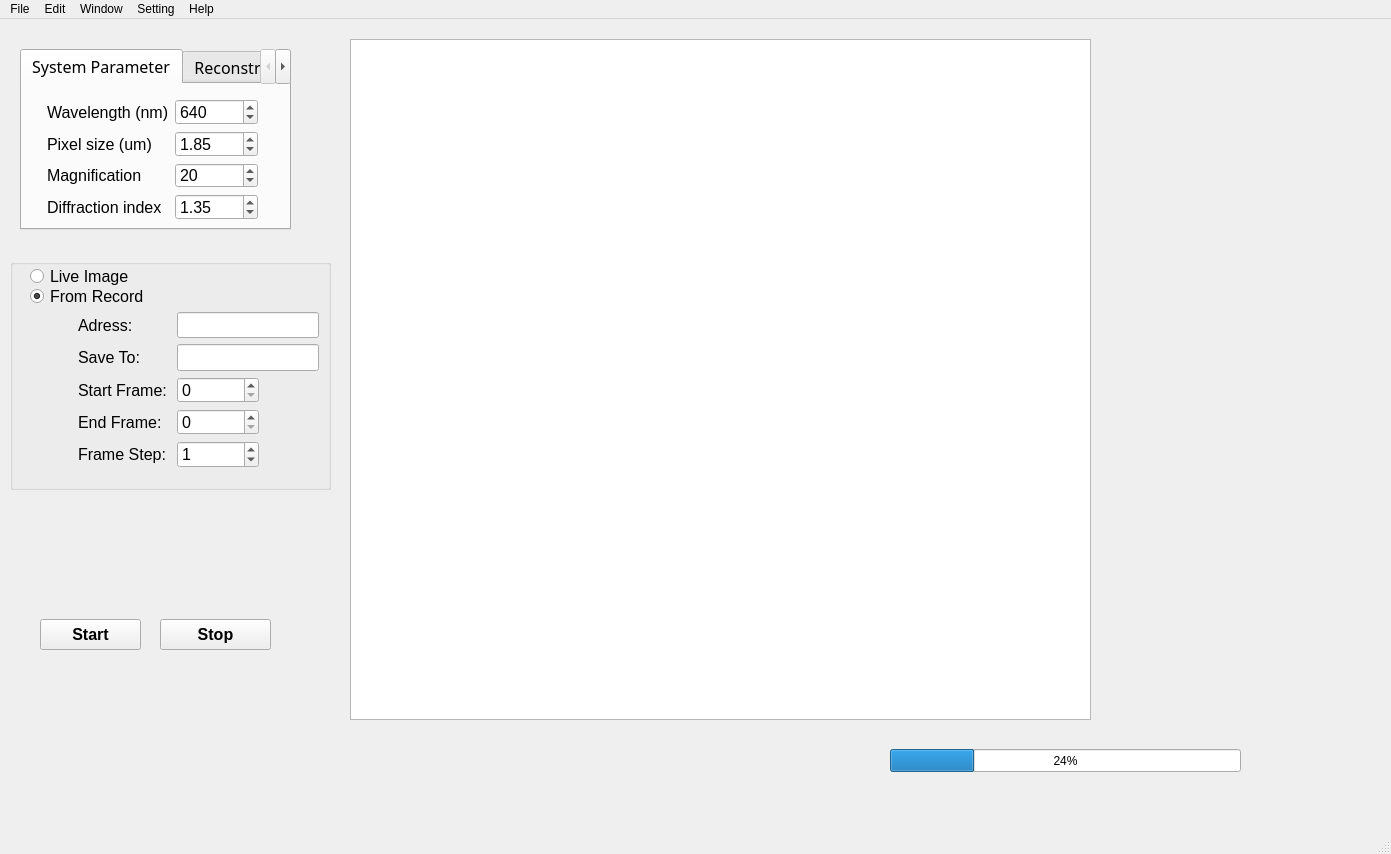
<?xml version="1.0" encoding="UTF-8"?>
<ui version="4.0">
 <class>MainWindow</class>
 <widget class="QMainWindow" name="MainWindow">
  <property name="geometry">
   <rect>
    <x>0</x>
    <y>0</y>
    <width>1391</width>
    <height>854</height>
   </rect>
  </property>
  <property name="sizePolicy">
   <sizepolicy hsizetype="Preferred" vsizetype="Preferred">
    <horstretch>0</horstretch>
    <verstretch>0</verstretch>
   </sizepolicy>
  </property>
  <property name="windowTitle">
   <string>MainWindow</string>
  </property>
  <widget class="QWidget" name="centralwidget">
   <widget class="QGraphicsView" name="graphicsView">
    <property name="geometry">
     <rect>
      <x>350</x>
      <y>20</y>
      <width>741</width>
      <height>681</height>
     </rect>
    </property>
    <property name="minimumSize">
     <size>
      <width>511</width>
      <height>491</height>
     </size>
    </property>
   </widget>
   <widget class="QProgressBar" name="progressBar">
    <property name="geometry">
     <rect>
      <x>890</x>
      <y>730</y>
      <width>351</width>
      <height>23</height>
     </rect>
    </property>
    <property name="value">
     <number>24</number>
    </property>
   </widget>
   <widget class="QTabWidget" name="SystemParameter_2">
    <property name="geometry">
     <rect>
      <x>20</x>
      <y>30</y>
      <width>271</width>
      <height>181</height>
     </rect>
    </property>
    <property name="font">
     <font>
      <family>Agency FB</family>
      <pointsize>12</pointsize>
     </font>
    </property>
    <property name="currentIndex">
     <number>0</number>
    </property>
    <widget class="QWidget" name="SystemParameter">
     <attribute name="title">
      <string>System Parameter</string>
     </attribute>
     <widget class="QWidget" name="formLayoutWidget">
      <property name="geometry">
       <rect>
        <x>20</x>
        <y>10</y>
        <width>221</width>
        <height>131</height>
       </rect>
      </property>
      <layout class="QFormLayout" name="Formatlayout">
       <property name="leftMargin">
        <number>5</number>
       </property>
       <property name="topMargin">
        <number>5</number>
       </property>
       <property name="rightMargin">
        <number>5</number>
       </property>
       <property name="bottomMargin">
        <number>5</number>
       </property>
       <item row="0" column="0">
        <widget class="QLabel" name="wavelength_Label">
         <property name="font">
          <font>
           <family>Arial</family>
           <pointsize>12</pointsize>
          </font>
         </property>
         <property name="frameShape">
          <enum>QFrame::NoFrame</enum>
         </property>
         <property name="text">
          <string>Wavelength (nm)</string>
         </property>
        </widget>
       </item>
       <item row="0" column="1">
        <widget class="QDoubleSpinBox" name="wavelengthDoubleSpinBox">
         <property name="font">
          <font>
           <family>Arial</family>
           <pointsize>12</pointsize>
          </font>
         </property>
         <property name="decimals">
          <number>0</number>
         </property>
         <property name="minimum">
          <double>300.000000000000000</double>
         </property>
         <property name="maximum">
          <double>1300.000000000000000</double>
         </property>
         <property name="singleStep">
          <double>10.000000000000000</double>
         </property>
         <property name="value">
          <double>640.000000000000000</double>
         </property>
        </widget>
       </item>
       <item row="1" column="0">
        <widget class="QLabel" name="pixelSize_Label">
         <property name="font">
          <font>
           <family>Arial</family>
           <pointsize>12</pointsize>
          </font>
         </property>
         <property name="text">
          <string>Pixel size (um)</string>
         </property>
        </widget>
       </item>
       <item row="1" column="1">
        <widget class="QDoubleSpinBox" name="pixelSizeDoubleSpinBox">
         <property name="font">
          <font>
           <family>Arial</family>
           <pointsize>12</pointsize>
          </font>
         </property>
         <property name="minimum">
          <double>0.100000000000000</double>
         </property>
         <property name="maximum">
          <double>30.000000000000000</double>
         </property>
         <property name="singleStep">
          <double>0.010000000000000</double>
         </property>
         <property name="value">
          <double>1.850000000000000</double>
         </property>
        </widget>
       </item>
       <item row="2" column="0">
        <widget class="QLabel" name="magnification_Label">
         <property name="font">
          <font>
           <family>Arial</family>
           <pointsize>12</pointsize>
          </font>
         </property>
         <property name="text">
          <string>Magnification</string>
         </property>
        </widget>
       </item>
       <item row="2" column="1">
        <widget class="QDoubleSpinBox" name="magnificationDoubleSpinBox">
         <property name="font">
          <font>
           <family>Arial</family>
           <pointsize>12</pointsize>
          </font>
         </property>
         <property name="decimals">
          <number>0</number>
         </property>
         <property name="minimum">
          <double>1.000000000000000</double>
         </property>
         <property name="maximum">
          <double>200.000000000000000</double>
         </property>
         <property name="value">
          <double>20.000000000000000</double>
         </property>
        </widget>
       </item>
       <item row="3" column="0">
        <widget class="QLabel" name="diffractionIndex_Label">
         <property name="font">
          <font>
           <family>Arial</family>
           <pointsize>12</pointsize>
          </font>
         </property>
         <property name="text">
          <string>Diffraction index</string>
         </property>
        </widget>
       </item>
       <item row="3" column="1">
        <widget class="QDoubleSpinBox" name="diffractionIndexDoubleSpinBox">
         <property name="font">
          <font>
           <family>Arial</family>
           <pointsize>12</pointsize>
          </font>
         </property>
         <property name="maximum">
          <double>2.000000000000000</double>
         </property>
         <property name="singleStep">
          <double>0.010000000000000</double>
         </property>
         <property name="value">
          <double>1.350000000000000</double>
         </property>
        </widget>
       </item>
      </layout>
     </widget>
    </widget>
    <widget class="QWidget" name="Reconstruction">
     <attribute name="title">
      <string>Reconstruction</string>
     </attribute>
     <widget class="QWidget" name="formLayoutWidget_2">
      <property name="geometry">
       <rect>
        <x>20</x>
        <y>20</y>
        <width>451</width>
        <height>169</height>
       </rect>
      </property>
      <layout class="QFormLayout" name="formLayout">
       <item row="0" column="0">
        <widget class="QLabel" name="reconstruction_Label">
         <property name="font">
          <font>
           <family>Arial</family>
           <pointsize>12</pointsize>
          </font>
         </property>
         <property name="text">
          <string>Reconstruction</string>
         </property>
        </widget>
       </item>
       <item row="0" column="1">
        <widget class="QCheckBox" name="reconstructionCheckBox"/>
       </item>
       <item row="1" column="0">
        <widget class="QLabel" name="range_Label">
         <property name="font">
          <font>
           <family>Arial</family>
           <pointsize>12</pointsize>
          </font>
         </property>
         <property name="text">
          <string>Range (um)</string>
         </property>
        </widget>
       </item>
       <item row="1" column="1">
        <widget class="QDoubleSpinBox" name="rangeDoubleSpinBox">
         <property name="decimals">
          <number>1</number>
         </property>
         <property name="maximum">
          <double>99999999999.000000000000000</double>
         </property>
         <property name="singleStep">
          <double>0.100000000000000</double>
         </property>
        </widget>
       </item>
       <item row="2" column="0">
        <widget class="QLabel" name="startPointUm_Label">
         <property name="font">
          <font>
           <family>Arial</family>
           <pointsize>12</pointsize>
          </font>
         </property>
         <property name="text">
          <string>Start Point(um)</string>
         </property>
        </widget>
       </item>
       <item row="2" column="1">
        <widget class="QDoubleSpinBox" name="startPointUmDoubleSpinBox">
         <property name="decimals">
          <number>1</number>
         </property>
         <property name="maximum">
          <double>999999999999.000000000000000</double>
         </property>
         <property name="singleStep">
          <double>0.100000000000000</double>
         </property>
        </widget>
       </item>
       <item row="3" column="0">
        <widget class="QLabel" name="stepUm_Label">
         <property name="font">
          <font>
           <family>Arial</family>
           <pointsize>12</pointsize>
          </font>
         </property>
         <property name="text">
          <string>Step (um)</string>
         </property>
        </widget>
       </item>
       <item row="3" column="1">
        <widget class="QDoubleSpinBox" name="stepUmDoubleSpinBox">
         <property name="decimals">
          <number>1</number>
         </property>
         <property name="maximum">
          <double>999900000000.000000000000000</double>
         </property>
         <property name="singleStep">
          <double>0.100000000000000</double>
         </property>
         <property name="value">
          <double>1.000000000000000</double>
         </property>
        </widget>
       </item>
      </layout>
     </widget>
    </widget>
   </widget>
   <widget class="QGroupBox" name="groupBox">
    <property name="geometry">
     <rect>
      <x>10</x>
      <y>240</y>
      <width>321</width>
      <height>231</height>
     </rect>
    </property>
    <property name="font">
     <font>
      <family>Arial</family>
      <pointsize>12</pointsize>
     </font>
    </property>
    <property name="title">
     <string/>
    </property>
    <widget class="QWidget" name="formLayoutWidget_3">
     <property name="geometry">
      <rect>
       <x>20</x>
       <y>50</y>
       <width>293</width>
       <height>161</height>
      </rect>
     </property>
     <layout class="QFormLayout" name="formLayout_2">
      <property name="sizeConstraint">
       <enum>QLayout::SetDefaultConstraint</enum>
      </property>
      <property name="fieldGrowthPolicy">
       <enum>QFormLayout::FieldsStayAtSizeHint</enum>
      </property>
      <property name="formAlignment">
       <set>Qt::AlignRight|Qt::AlignTop|Qt::AlignTrailing</set>
      </property>
      <property name="horizontalSpacing">
       <number>6</number>
      </property>
      <property name="leftMargin">
       <number>2</number>
      </property>
      <property name="topMargin">
       <number>3</number>
      </property>
      <property name="rightMargin">
       <number>10</number>
      </property>
      <property name="bottomMargin">
       <number>2</number>
      </property>
      <item row="0" column="0">
       <widget class="QLabel" name="adress_Label">
        <property name="text">
         <string>Adress: </string>
        </property>
       </widget>
      </item>
      <item row="0" column="1">
       <widget class="QLineEdit" name="adressLineEdit"/>
      </item>
      <item row="1" column="0">
       <widget class="QLabel" name="saveTo_Label">
        <property name="text">
         <string>Save To:</string>
        </property>
       </widget>
      </item>
      <item row="1" column="1">
       <widget class="QLineEdit" name="saveToLineEdit"/>
      </item>
      <item row="2" column="0">
       <widget class="QLabel" name="startLabel">
        <property name="text">
         <string>Start Frame:</string>
        </property>
       </widget>
      </item>
      <item row="2" column="1">
       <widget class="QDoubleSpinBox" name="startDoubleSpinBox">
        <property name="sizePolicy">
         <sizepolicy hsizetype="Minimum" vsizetype="Minimum">
          <horstretch>0</horstretch>
          <verstretch>0</verstretch>
         </sizepolicy>
        </property>
        <property name="decimals">
         <number>0</number>
        </property>
        <property name="maximum">
         <double>10000000000000000000.000000000000000</double>
        </property>
       </widget>
      </item>
      <item row="3" column="0">
       <widget class="QLabel" name="endLabel">
        <property name="text">
         <string>End Frame: </string>
        </property>
       </widget>
      </item>
      <item row="3" column="1">
       <widget class="QDoubleSpinBox" name="endDoubleSpinBox">
        <property name="decimals">
         <number>0</number>
        </property>
        <property name="maximum">
         <double>99999999999999991611392.000000000000000</double>
        </property>
       </widget>
      </item>
      <item row="4" column="0">
       <widget class="QLabel" name="stepLabel">
        <property name="text">
         <string>Frame Step: </string>
        </property>
       </widget>
      </item>
      <item row="4" column="1">
       <widget class="QDoubleSpinBox" name="stepDoubleSpinBox">
        <property name="decimals">
         <number>0</number>
        </property>
        <property name="maximum">
         <double>100000000000000004764729344.000000000000000</double>
        </property>
        <property name="value">
         <double>1.000000000000000</double>
        </property>
       </widget>
      </item>
     </layout>
    </widget>
    <widget class="QRadioButton" name="radioButton">
     <property name="geometry">
      <rect>
       <x>20</x>
       <y>0</y>
       <width>188</width>
       <height>34</height>
      </rect>
     </property>
     <property name="text">
      <string>Live Image</string>
     </property>
    </widget>
    <widget class="QRadioButton" name="radioButton_2">
     <property name="geometry">
      <rect>
       <x>20</x>
       <y>20</y>
       <width>188</width>
       <height>34</height>
      </rect>
     </property>
     <property name="text">
      <string>From Record</string>
     </property>
     <property name="checked">
      <bool>true</bool>
     </property>
    </widget>
   </widget>
   <widget class="QPushButton" name="pushButton">
    <property name="geometry">
     <rect>
      <x>40</x>
      <y>600</y>
      <width>101</width>
      <height>31</height>
     </rect>
    </property>
    <property name="font">
     <font>
      <family>Arial</family>
      <pointsize>12</pointsize>
      <weight>75</weight>
      <bold>true</bold>
     </font>
    </property>
    <property name="text">
     <string>Start</string>
    </property>
   </widget>
   <widget class="QPushButton" name="pushButton_2">
    <property name="geometry">
     <rect>
      <x>160</x>
      <y>600</y>
      <width>111</width>
      <height>31</height>
     </rect>
    </property>
    <property name="font">
     <font>
      <family>Arial</family>
      <pointsize>12</pointsize>
      <weight>75</weight>
      <bold>true</bold>
     </font>
    </property>
    <property name="text">
     <string>Stop</string>
    </property>
   </widget>
  </widget>
  <widget class="QMenuBar" name="menubar">
   <property name="geometry">
    <rect>
     <x>0</x>
     <y>0</y>
     <width>1391</width>
     <height>21</height>
    </rect>
   </property>
   <widget class="QMenu" name="menuFile">
    <property name="title">
     <string>File</string>
    </property>
   </widget>
   <widget class="QMenu" name="menuEdit">
    <property name="title">
     <string>Edit</string>
    </property>
   </widget>
   <widget class="QMenu" name="menuWindow">
    <property name="title">
     <string>Window</string>
    </property>
   </widget>
   <widget class="QMenu" name="menuSetting">
    <property name="title">
     <string>Setting</string>
    </property>
   </widget>
   <widget class="QMenu" name="menuHelp">
    <property name="title">
     <string>Help</string>
    </property>
   </widget>
   <addaction name="menuFile"/>
   <addaction name="menuEdit"/>
   <addaction name="menuWindow"/>
   <addaction name="menuSetting"/>
   <addaction name="menuHelp"/>
  </widget>
  <widget class="QStatusBar" name="statusbar"/>
 </widget>
 <resources/>
 <connections/>
</ui>
